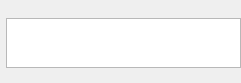
           <widget class="QFrame" name="frameOutput">
            <property name="geometry">
             <rect>
              <x>390</x>
              <y>330</y>
              <width>241</width>
              <height>83</height>
             </rect>
            </property>
            <property name="sizePolicy">
             <sizepolicy hsizetype="Expanding" vsizetype="Minimum">
              <horstretch>0</horstretch>
              <verstretch>0</verstretch>
             </sizepolicy>
            </property>
            <property name="minimumSize">
             <size>
              <width>150</width>
              <height>82</height>
             </size>
            </property>
            <property name="maximumSize">
             <size>
              <width>3840</width>
              <height>2160</height>
             </size>
            </property>
            <property name="baseSize">
             <size>
              <width>150</width>
              <height>82</height>
             </size>
            </property>
            <property name="frameShape">
             <enum>QFrame::Shape::NoFrame</enum>
            </property>
            <property name="frameShadow">
             <enum>QFrame::Shadow::Raised</enum>
            </property>
            <layout class="QGridLayout" name="gridLayout_6">
             <property name="leftMargin">
              <number>6</number>
             </property>
             <property name="topMargin">
              <number>0</number>
             </property>
             <property name="rightMargin">
              <number>0</number>
             </property>
             <property name="bottomMargin">
              <number>3</number>
             </property>
             <property name="spacing">
              <number>0</number>
             </property>
             <item row="0" column="0">
              <layout class="QHBoxLayout" name="horizontalLayout_5">
               <property name="spacing">
                <number>3</number>
               </property>
               <property name="leftMargin">
                <number>6</number>
               </property>
               <property name="rightMargin">
                <number>6</number>
               </property>
               <item>
                <widget class="QLabel" name="label_output">
                 <property name="minimumSize">
                  <size>
                   <width>50</width>
                   <height>0</height>
                  </size>
                 </property>
                 <property name="autoFillBackground">
                  <bool>false</bool>
                 </property>
                 <property name="text">
                  <string/>
                 </property>
                </widget>
               </item>
               <item>
                <spacer name="horizontalSpacer_6">
                 <property name="orientation">
                  <enum>Qt::Orientation::Horizontal</enum>
                 </property>
                 <property name="sizeType">
                  <enum>QSizePolicy::Policy::Expanding</enum>
                 </property>
                 <property name="sizeHint" stdset="0">
                  <size>
                   <width>20</width>
                   <height>18</height>
                  </size>
                 </property>
                </spacer>
               </item>
              </layout>
             </item>
             <item row="2" column="0" alignment="Qt::AlignmentFlag::AlignRight">
              <widget class="QPushButton" name="setOutFolder">
               <property name="minimumSize">
                <size>
                 <width>18</width>
                 <height>12</height>
                </size>
               </property>
               <property name="maximumSize">
                <size>
                 <width>18</width>
                 <height>12</height>
                </size>
               </property>
               <property name="toolTip">
                <string>Output folder</string>
               </property>
               <property name="text">
                <string/>
               </property>
               <property name="iconSize">
                <size>
                 <width>12</width>
                 <height>12</height>
                </size>
               </property>
               <property name="flat">
                <bool>true</bool>
               </property>
              </widget>
             </item>
             <item row="1" column="0">
              <widget class="QTextBrowser" name="textBrowser_2"/>
             </item>
            </layout>
           </widget>
